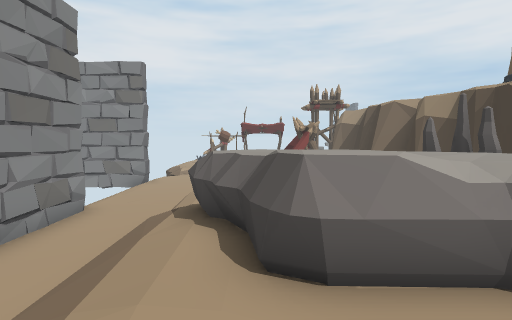
View 1 (above)

21 first-person views from a walk through a Unity game level. The camera is 1.5 m above the floor, tilts 4° down and sees 80° across. The floor is counted in squares, 1 m on a side. Each view is taken from the middle of a square. On the plan, view 1 faces up. The plan holds only what a view shows up to about 15 squares ahead; the rest is blank. The place goes on beyond the plan.

View 2
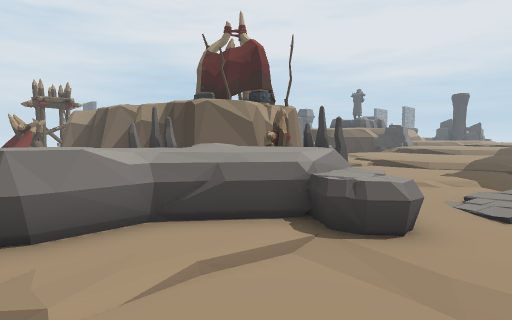

View 3
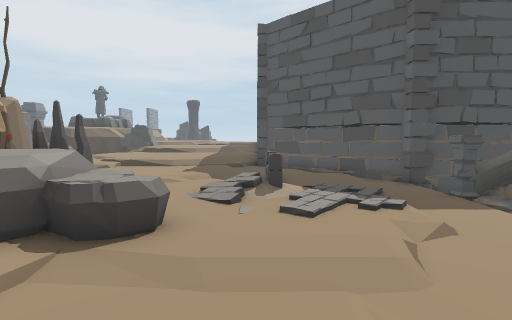

View 4
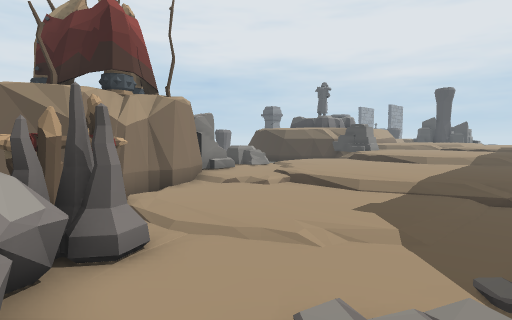

View 5
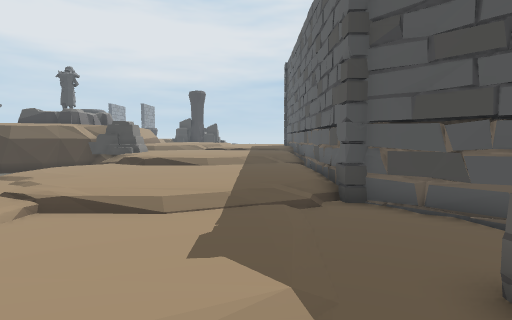

View 6
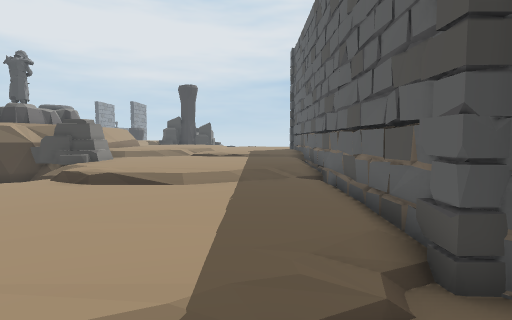

View 7
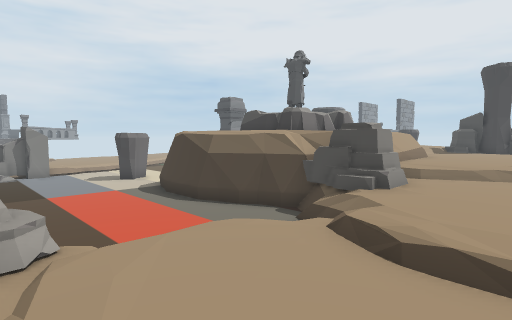

View 8
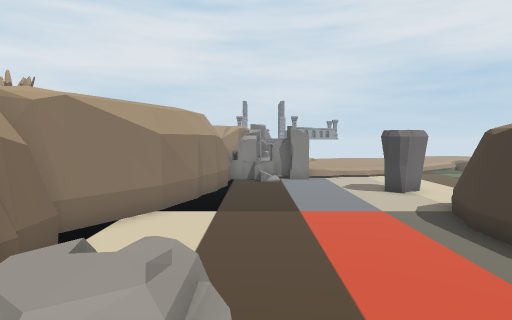

View 9
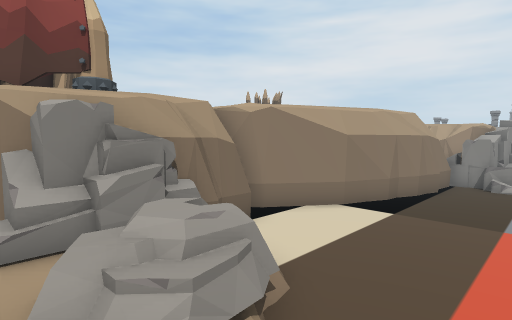

View 10
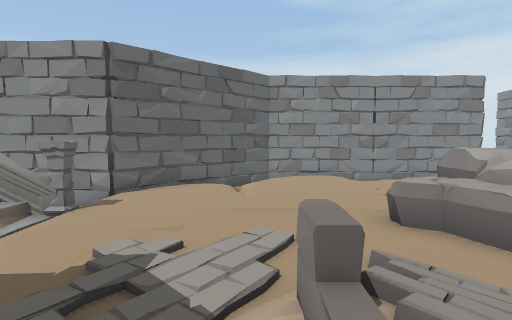

View 11
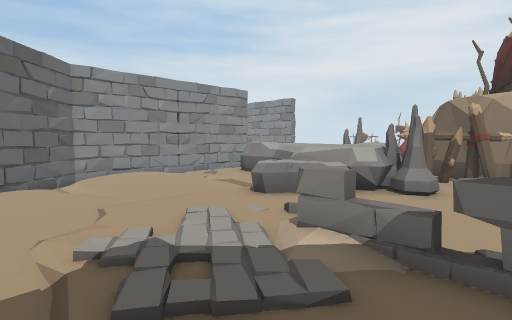

View 12
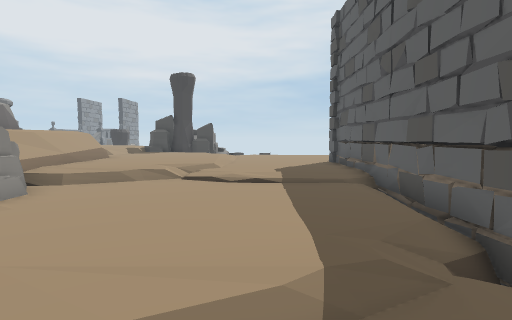

View 13
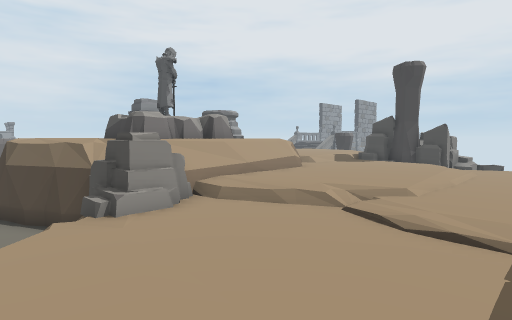

View 14
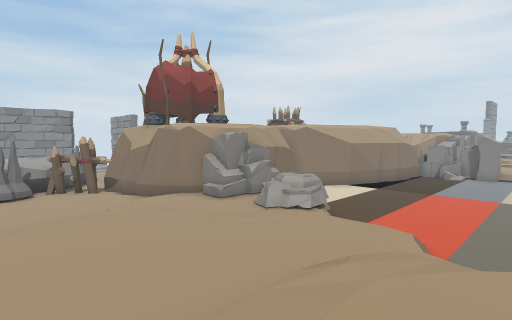

View 15
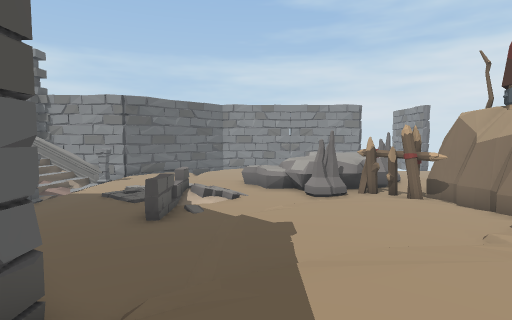

View 16
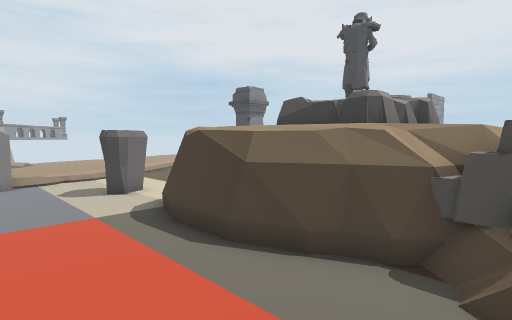

View 17
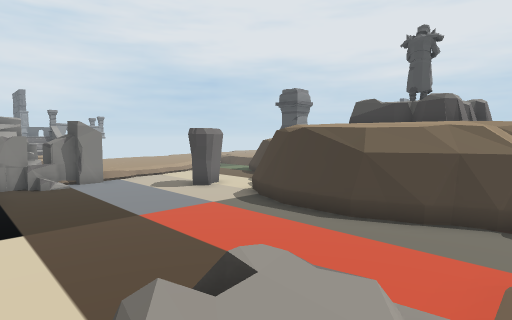

View 18
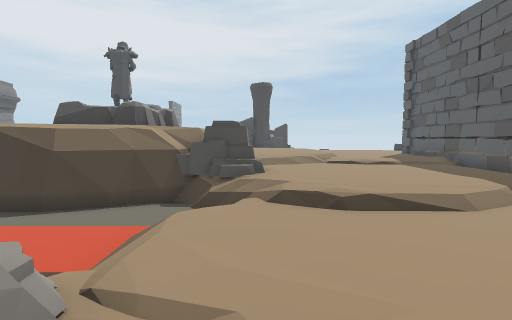

View 19
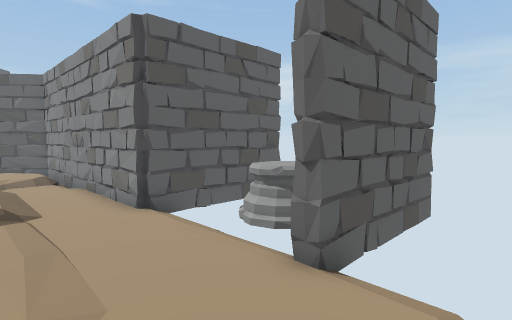

View 20
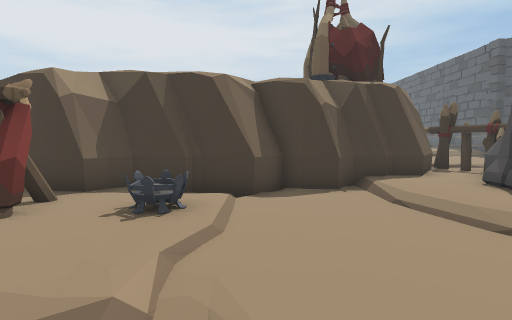

View 21
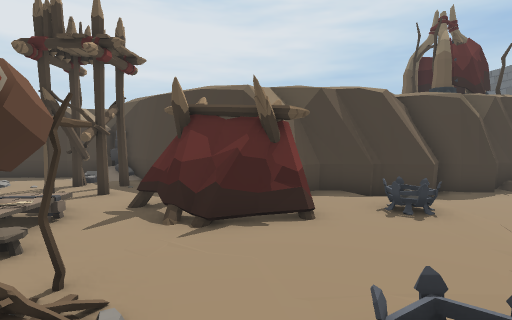

### Floor plan
Key: @ floor where view 1 was taken; # wall or solid block; x gap in a wall; . main floor; : floor 0.25 m higher than the main floor; - floor 0.25 m lower than the main floor; + floor 0.5 m higher than the main floor; _ floor 0.5 m lower than the main floor; * floor 1 m higher than the main floor; % floor 1.25 m higher than the main floor; & floor 2.25 m higher than the main floor; $ floor 2.5 m higher than the main floor; / step, stairs or slope; = window, fence, low wall or low ledge; ≈ liquid the walk keeps out of; ^ raised ledge; v drop or lower ground; T tent; S spikes; R rock; P pillar; A statue; B bonfire; O other object.
Columns run from 8 left of view 1 to 29 right of it. Each row starts with its distance up from view 1.
 23             O.O ##     #OOOO++≈≈
 22          //..OO=#O     #OOOOO≈≈≈ ≈≈
 21          //.O.O##      #≈≈≈≈≈≈≈≈ ≈≈
 20        ./.... ##       #≈≈≈≈≈≈≈≈≈≈
 19       #B..TT           #≈≈≈≈≈≈RRR≈
 18       ...TTTT#         #≈≈≈≈≈≈≈≈≈≈
 17     . ....TT#          #≈≈≈≈≈≈≈≈≈
 16       O...TT##        ≈≈≈≈≈≈≈≈≈≈
 15       /......#       ≈#≈≈≈≈≈≈≈≈v
 14    v-- /..O..#       #≈≈≈≈≈≈≈≈≈$
 13  ###-- //....#      ##≈≈≈≈≈≈≈≈≈$  R
 12 ####---------##      #≈≈≈≈≈≈≈≈≈$  RAA
 11  ^#_----------#      ##≈≈≈≈≈≈≈≈/$ RRR
 10 ^^^/---------/#      #O+O≈≈≈≈≈≈v$ R RR
  9  ^x/-------///#    ###OOOO≈≈≈≈≈≈&$$
  8 ###_---  /.:::#    ##O /OO//≈≈≈OO=//$$
  7   ##--/^^  :::#######   ++++/ ≈OOO%v==
  6    #--/^^  #O:::####+ +++++++///O*%%%%
  5    ##-/=^ ^^#^=:S/::: +++++++******%%%
  4     #-/.=^^^^^^S::::::++++++/******%%%
  3     #-/.==^^^^^O/:::::++++++/******//%
  2    ##-///::^^^^#O/::::++++++/*****/%%%
  1    #///../::#RR:::::::/+++++/*****/%%%
  0    #/...@...RR::::::::/++++++/****/%%%
 -1    #/.......::://::::::/+++++//***/%%%
 -2    ##/......:::/ OOO::::####/######*##
 -3     #//.....::::/O:::::##  ####   ###
 -4     ##_/..../:/:/::::###
 -5      ##.......///:::.#
 -6       ##...........###
 -7        ##..P....P.##
 -8         #/ P-///P #

Positions as (right, up) in squares from view 1, and headings:
1: (0, 0), facing up
2: (0, -2), facing up-right
3: (0, -2), facing right
4: (6, -2), facing up-right
5: (8, 0), facing right
6: (12, 0), facing right
7: (16, 3), facing up-right
8: (17, 7), facing up
9: (19, 7), facing up-left
10: (10, -3), facing left
11: (10, -6), facing up-left
12: (18, 1), facing right
13: (21, 0), facing up-right
14: (22, 1), facing up-left
15: (18, 0), facing left
16: (18, 7), facing up-right
17: (15, 8), facing up-right
18: (14, 6), facing right
19: (-1, 15), facing down-left
20: (-3, 12), facing right
21: (-4, 17), facing right
